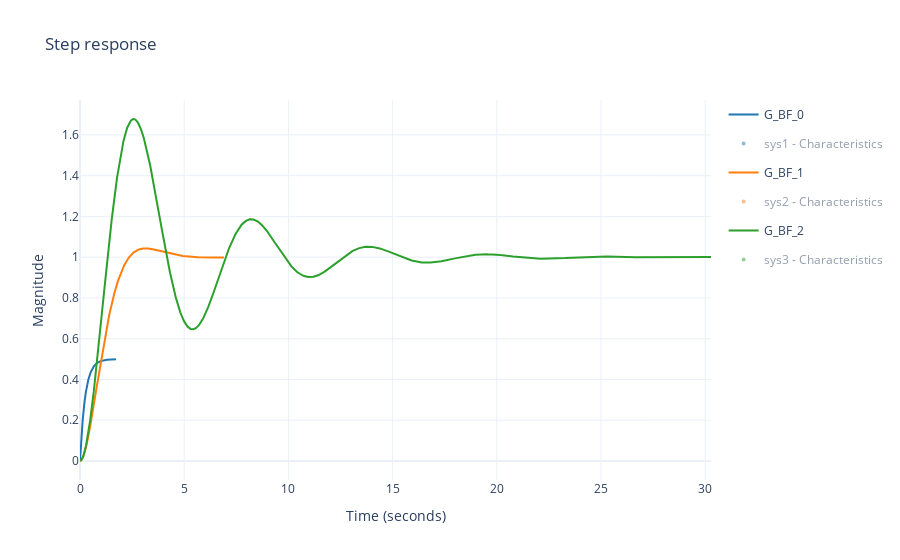

The notebook cell this image was saved under:
### Markdown cell above
## Réponses à un échelon (= réponses indicielles)

### Code cell
# Tracé des différentes réponses indicielles
rlf.step(sys_list=[G_BF_0, G_BF_1, G_BF_2], sys_names=["G_BF_0", "G_BF_1", "G_BF_2"], plot_infos=True)

### Figure 1 — Plotly figure (JSON) as saved in the notebook; plotly's stock layout.template omitted (floating-point values rounded to 4 significant figures; data arrays with more than 128 entries replaced by an {"elided": "..."} marker saying what was removed)
{"data": [{"line": {"color": "#1F77B4"}, "name": "G_BF_0", "type": "scatter", "x": {"elided": "10000 float values"}, "y": {"elided": "10000 float values"}}, {"customdata": [null], "hoverinfo": "none", "hovertemplate": "<b>DC Gain</b>: %{y:.3f}<br>", "legendgroup": "sys1 - Characteristics", "marker": {"color": "#1F77B4", "line": {"color": "#1F77B4", "width": 2}, "size": 6, "symbol": "circle"}, "mode": "markers", "name": "sys1 - DCGain", "showlegend": false, "type": "scatter", "visible": "legendonly", "x": [1.727], "y": [0.4995]}, {"legendgroup": "sys1 - Characteristics", "line": {"color": "#1F77B4", "dash": "dot", "width": 2}, "mode": "lines", "name": "sys1 - Up limit", "showlegend": false, "type": "scatter", "visible": "legendonly", "x": [0, 1.727], "y": [0.4995, 0.4995]}, {"legendgroup": "sys1 - Characteristics", "line": {"color": "#1F77B4", "dash": "dot", "width": 2}, "mode": "lines", "name": "sys1 - Up limit", "showlegend": false, "type": "scatter", "visible": "legendonly", "x": [0, 1.727], "y": [0.5245, 0.5245]}, {"legendgroup": "sys1 - Characteristics", "line": {"color": "#1F77B4", "dash": "dot", "width": 2}, "mode": "lines", "name": "sys1 - Low limit", "showlegend": false, "type": "scatter", "visible": "legendonly", "x": [0, 1.727], "y": [0.4745, 0.4745]}, {"customdata": [0.7442], "hoverinfo": "none", "hovertemplate": "<b>SettlingTime</b>: %{x:.3f}s<br>", "legendgroup": "sys1 - Characteristics", "marker": {"color": "#1F77B4", "line": {"color": "#1F77B4", "width": 2}, "size": 6, "symbol": "circle"}, "mode": "markers", "name": "sys1 - SettlingTime", "showlegend": false, "type": "scatter", "visible": "legendonly", "x": [0.7442], "y": [0.4745]}, {"legendgroup": "sys1 - Characteristics", "line": {"color": "#1F77B4", "dash": "dot", "width": 2}, "mode": "lines", "name": "sys1 - SettlingTime", "showlegend": false, "type": "scatter", "visible": "legendonly", "x": [0.7442, 0.7442], "y": [0, 0.4745]}, {"legendgroup": "sys1 - Characteristics", "line": {"color": "#1F77B4", "dash": "dot", "width": 2}, "mode": "lines", "name": "sys1 - RiseTime left limit", "showlegend": false, "type": "scatter", "visible": "legendonly", "x": [0.02642, 0.02642], "y": [0, 0.4496]}, {"legendgroup": "sys1 - Characteristics", "line": {"color": "#1F77B4", "dash": "dot", "width": 2}, "mode": "lines", "name": "sys1 - RiseTime right limit", "showlegend": false, "type": "scatter", "visible": "legendonly", "x": [0.5736, 0.5736], "y": [0, 0.4496]}, {"legendgroup": "sys1 - Characteristics", "line": {"color": "#1F77B4", "dash": "dot", "width": 2}, "mode": "lines", "name": "sys1 - RiseTime horizontal limit", "showlegend": false, "type": "scatter", "visible": "legendonly", "x": [0, 0.5736], "y": [0.4496, 0.4496]}, {"customdata": [0.5471], "hoverinfo": "none", "hovertemplate": "<b>RiseTime</b>: %{customdata:.3f}s<br>", "legendgroup": "sys1 - Characteristics", "marker": {"color": "#1F77B4", "line": {"color": "#1F77B4", "width": 2}, "size": 6, "symbol": "circle"}, "mode": "markers", "name": "sys1 - RiseTime", "showlegend": false, "type": "scatter", "visible": "legendonly", "x": [0.5736], "y": [0.4496]}, {"legendgroup": "sys1 - Characteristics", "line": {"color": "#1F77B4", "dash": "dot", "width": 2}, "mode": "lines", "name": "sys1 - Overshoot vertical line", "showlegend": false, "type": "scatter", "visible": "legendonly", "x": [1.727, 1.727], "y": [0, 0.4995]}, {"legendgroup": "sys1 - Characteristics", "line": {"color": "#1F77B4", "dash": "dot", "width": 2}, "mode": "lines", "name": "sys1 - Overshoot horizontal line", "showlegend": false, "type": "scatter", "visible": "legendonly", "x": [0, 1.727], "y": [0.4995, 0.4995]}, {"customdata": [0], "hoverinfo": "none", "hovertemplate": "<b>Peak</b>: %{y:.3f}<br><b>Peak time</b>: %{x:.3f}s<br><b>Overshoot</b>: %{customdata:.3f}%<br>", "legendgroup": "sys1 - Characteristics", "marker": {"color": "#1F77B4", "line": {"color": "#1F77B4", "width": 2}, "size": 6, "symbol": "circle"}, "mode": "markers", "name": "sys1 - Overshoot", "showlegend": false, "type": "scatter", "visible": "legendonly", "x": [1.727], "y": [0.4995]}, {"legendgroup": "sys1 - Characteristics", "marker": {"color": "#1F77B4", "line": {"color": "#1F77B4", "width": 2}, "size": 1, "symbol": "circle"}, "mode": "markers", "name": "sys1 - Characteristics", "type": "scatter", "visible": "legendonly", "x": [0.8636], "y": [0.4842]}, {"line": {"color": "#FF7F0E"}, "name": "G_BF_1", "type": "scatter", "x": {"elided": "10000 float values"}, "y": {"elided": "10000 float values"}}, {"customdata": [null], "hoverinfo": "none", "hovertemplate": "<b>DC Gain</b>: %{y:.3f}<br>", "legendgroup": "sys2 - Characteristics", "marker": {"color": "#FF7F0E", "line": {"color": "#FF7F0E", "width": 2}, "size": 6, "symbol": "circle"}, "mode": "markers", "name": "sys2 - DCGain", "showlegend": false, "type": "scatter", "visible": "legendonly", "x": [6.908], "y": [0.9986]}, {"legendgroup": "sys2 - Characteristics", "line": {"color": "#FF7F0E", "dash": "dot", "width": 2}, "mode": "lines", "name": "sys2 - Up limit", "showlegend": false, "type": "scatter", "visible": "legendonly", "x": [0, 6.908], "y": [0.9986, 0.9986]}, {"legendgroup": "sys2 - Characteristics", "line": {"color": "#FF7F0E", "dash": "dot", "width": 2}, "mode": "lines", "name": "sys2 - Up limit", "showlegend": false, "type": "scatter", "visible": "legendonly", "x": [0, 6.908], "y": [1.049, 1.049]}, {"legendgroup": "sys2 - Characteristics", "line": {"color": "#FF7F0E", "dash": "dot", "width": 2}, "mode": "lines", "name": "sys2 - Low limit", "showlegend": false, "type": "scatter", "visible": "legendonly", "x": [0, 6.908], "y": [0.9487, 0.9487]}, {"customdata": [2.066], "hoverinfo": "none", "hovertemplate": "<b>SettlingTime</b>: %{x:.3f}s<br>", "legendgroup": "sys2 - Characteristics", "marker": {"color": "#FF7F0E", "line": {"color": "#FF7F0E", "width": 2}, "size": 6, "symbol": "circle"}, "mode": "markers", "name": "sys2 - SettlingTime", "showlegend": false, "type": "scatter", "visible": "legendonly", "x": [2.066], "y": [0.9486]}, {"legendgroup": "sys2 - Characteristics", "line": {"color": "#FF7F0E", "dash": "dot", "width": 2}, "mode": "lines", "name": "sys2 - SettlingTime", "showlegend": false, "type": "scatter", "visible": "legendonly", "x": [2.066, 2.066], "y": [0, 0.9486]}, {"legendgroup": "sys2 - Characteristics", "line": {"color": "#FF7F0E", "dash": "dot", "width": 2}, "mode": "lines", "name": "sys2 - RiseTime left limit", "showlegend": false, "type": "scatter", "visible": "legendonly", "x": [0.3572, 0.3572], "y": [0, 0.8988]}, {"legendgroup": "sys2 - Characteristics", "line": {"color": "#FF7F0E", "dash": "dot", "width": 2}, "mode": "lines", "name": "sys2 - RiseTime right limit", "showlegend": false, "type": "scatter", "visible": "legendonly", "x": [1.872, 1.872], "y": [0, 0.8988]}, {"legendgroup": "sys2 - Characteristics", "line": {"color": "#FF7F0E", "dash": "dot", "width": 2}, "mode": "lines", "name": "sys2 - RiseTime horizontal limit", "showlegend": false, "type": "scatter", "visible": "legendonly", "x": [0, 1.872], "y": [0.8988, 0.8988]}, {"customdata": [1.515], "hoverinfo": "none", "hovertemplate": "<b>RiseTime</b>: %{customdata:.3f}s<br>", "legendgroup": "sys2 - Characteristics", "marker": {"color": "#FF7F0E", "line": {"color": "#FF7F0E", "width": 2}, "size": 6, "symbol": "circle"}, "mode": "markers", "name": "sys2 - RiseTime", "showlegend": false, "type": "scatter", "visible": "legendonly", "x": [1.872], "y": [0.8988]}, {"legendgroup": "sys2 - Characteristics", "line": {"color": "#FF7F0E", "dash": "dot", "width": 2}, "mode": "lines", "name": "sys2 - Overshoot vertical line", "showlegend": false, "type": "scatter", "visible": "legendonly", "x": [3.141, 3.141], "y": [0, 1.043]}, {"legendgroup": "sys2 - Characteristics", "line": {"color": "#FF7F0E", "dash": "dot", "width": 2}, "mode": "lines", "name": "sys2 - Overshoot horizontal line", "showlegend": false, "type": "scatter", "visible": "legendonly", "x": [0, 3.141], "y": [1.043, 1.043]}, {"customdata": [4.467], "hoverinfo": "none", "hovertemplate": "<b>Peak</b>: %{y:.3f}<br><b>Peak time</b>: %{x:.3f}s<br><b>Overshoot</b>: %{customdata:.3f}%<br>", "legendgroup": "sys2 - Characteristics", "marker": {"color": "#FF7F0E", "line": {"color": "#FF7F0E", "width": 2}, "size": 6, "symbol": "circle"}, "mode": "markers", "name": "sys2 - Overshoot", "showlegend": false, "type": "scatter", "visible": "legendonly", "x": [3.141], "y": [1.043]}, {"legendgroup": "sys2 - Characteristics", "marker": {"color": "#FF7F0E", "line": {"color": "#FF7F0E", "width": 2}, "size": 1, "symbol": "circle"}, "mode": "markers", "name": "sys2 - Characteristics", "type": "scatter", "visible": "legendonly", "x": [3.454], "y": [1.04]}, {"line": {"color": "#2CA02C"}, "name": "G_BF_2", "type": "scatter", "x": {"elided": "10000 float values"}, "y": {"elided": "10000 float values"}}, {"customdata": [null], "hoverinfo": "none", "hovertemplate": "<b>DC Gain</b>: %{y:.3f}<br>", "legendgroup": "sys3 - Characteristics", "marker": {"color": "#2CA02C", "line": {"color": "#2CA02C", "width": 2}, "size": 6, "symbol": "circle"}, "mode": "markers", "name": "sys3 - DCGain", "showlegend": false, "type": "scatter", "visible": "legendonly", "x": [30.28], "y": [1.001]}, {"legendgroup": "sys3 - Characteristics", "line": {"color": "#2CA02C", "dash": "dot", "width": 2}, "mode": "lines", "name": "sys3 - Up limit", "showlegend": false, "type": "scatter", "visible": "legendonly", "x": [0, 30.28], "y": [1.001, 1.001]}, {"legendgroup": "sys3 - Characteristics", "line": {"color": "#2CA02C", "dash": "dot", "width": 2}, "mode": "lines", "name": "sys3 - Up limit", "showlegend": false, "type": "scatter", "visible": "legendonly", "x": [0, 30.28], "y": [1.051, 1.051]}, {"legendgroup": "sys3 - Characteristics", "line": {"color": "#2CA02C", "dash": "dot", "width": 2}, "mode": "lines", "name": "sys3 - Low limit", "showlegend": false, "type": "scatter", "visible": "legendonly", "x": [0, 30.28], "y": [0.9509, 0.9509]}, {"customdata": [13.98], "hoverinfo": "none", "hovertemplate": "<b>SettlingTime</b>: %{x:.3f}s<br>", "legendgroup": "sys3 - Characteristics", "marker": {"color": "#2CA02C", "line": {"color": "#2CA02C", "width": 2}, "size": 6, "symbol": "circle"}, "mode": "markers", "name": "sys3 - SettlingTime", "showlegend": false, "type": "scatter", "visible": "legendonly", "x": [13.98], "y": [1.051]}, {"legendgroup": "sys3 - Characteristics", "line": {"color": "#2CA02C", "dash": "dot", "width": 2}, "mode": "lines", "name": "sys3 - SettlingTime", "showlegend": false, "type": "scatter", "visible": "legendonly", "x": [13.98, 13.98], "y": [0, 1.051]}, {"legendgroup": "sys3 - Characteristics", "line": {"color": "#2CA02C", "dash": "dot", "width": 2}, "mode": "lines", "name": "sys3 - RiseTime left limit", "showlegend": false, "type": "scatter", "visible": "legendonly", "x": [0.3361, 0.3361], "y": [0, 0.9023]}, {"legendgroup": "sys3 - Characteristics", "line": {"color": "#2CA02C", "dash": "dot", "width": 2}, "mode": "lines", "name": "sys3 - RiseTime right limit", "showlegend": false, "type": "scatter", "visible": "legendonly", "x": [1.226, 1.226], "y": [0, 0.9023]}, {"legendgroup": "sys3 - Characteristics", "line": {"color": "#2CA02C", "dash": "dot", "width": 2}, "mode": "lines", "name": "sys3 - RiseTime horizontal limit", "showlegend": false, "type": "scatter", "visible": "legendonly", "x": [0, 1.226], "y": [0.9023, 0.9023]}, {"customdata": [0.8902], "hoverinfo": "none", "hovertemplate": "<b>RiseTime</b>: %{customdata:.3f}s<br>", "legendgroup": "sys3 - Characteristics", "marker": {"color": "#2CA02C", "line": {"color": "#2CA02C", "width": 2}, "size": 6, "symbol": "circle"}, "mode": "markers", "name": "sys3 - RiseTime", "showlegend": false, "type": "scatter", "visible": "legendonly", "x": [1.226], "y": [0.9023]}, {"legendgroup": "sys3 - Characteristics", "line": {"color": "#2CA02C", "dash": "dot", "width": 2}, "mode": "lines", "name": "sys3 - Overshoot vertical line", "showlegend": false, "type": "scatter", "visible": "legendonly", "x": [2.574, 2.574], "y": [0, 1.678]}, {"legendgroup": "sys3 - Characteristics", "line": {"color": "#2CA02C", "dash": "dot", "width": 2}, "mode": "lines", "name": "sys3 - Overshoot horizontal line", "showlegend": false, "type": "scatter", "visible": "legendonly", "x": [0, 2.574], "y": [1.678, 1.678]}, {"customdata": [67.64], "hoverinfo": "none", "hovertemplate": "<b>Peak</b>: %{y:.3f}<br><b>Peak time</b>: %{x:.3f}s<br><b>Overshoot</b>: %{customdata:.3f}%<br>", "legendgroup": "sys3 - Characteristics", "marker": {"color": "#2CA02C", "line": {"color": "#2CA02C", "width": 2}, "size": 6, "symbol": "circle"}, "mode": "markers", "name": "sys3 - Overshoot", "showlegend": false, "type": "scatter", "visible": "legendonly", "x": [2.574], "y": [1.678]}, {"legendgroup": "sys3 - Characteristics", "marker": {"color": "#2CA02C", "line": {"color": "#2CA02C", "width": 2}, "size": 1, "symbol": "circle"}, "mode": "markers", "name": "sys3 - Characteristics", "type": "scatter", "visible": "legendonly", "x": [15.14], "y": [1.013]}], "layout": {"title": {"text": "Step response"}, "xaxis": {"title": {"text": "Time (seconds)"}}, "yaxis": {"title": {"text": "Magnitude"}}}}
